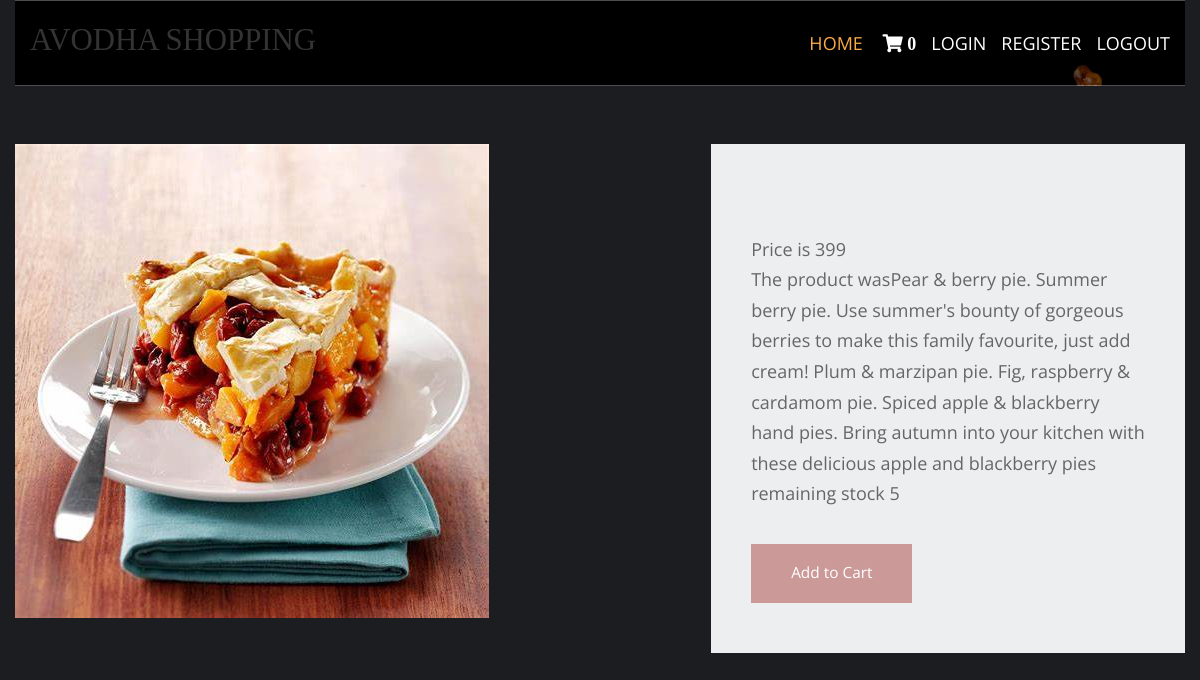
The app's page /fruit_reciepes/fruit_pie with its own data.
### shop/models.py (models this page shows, shortened)
class products(models.Model):
        name = models.CharField(max_length=250, unique=True)
        slug = models.SlugField(max_length=250,unique=True)
        img=models.ImageField(upload_to='product')
        desc=models.TextField()
        stock=models.IntegerField()
        available=models.BooleanField()
        price=models.IntegerField()
        category=models.ForeignKey(Categ,on_delete=models.CASCADE)

### shop/views.py (the view)
# urls.py: path('<slug:c_slug>/<slug:product_slug>',views.prodDetails,name='details'),
def prodDetails(request,c_slug,product_slug):
    try:
        prod=products.objects.get(category__slug=c_slug,slug=product_slug)
    except Exception as e:
        raise e
    return render(request,'item.html',{'pr':prod})

### cart/context_processor.py (called while the page is built)
def count(request):
    item_count=0
    if 'admin' in request.path:
        return {}
    else:
        try:
            ct=cartlist.objects.filter(cart_id=c_id(request))
            cti=item.objects.all().filter(cart=ct[:1])
            for c in cti:
                item_count += c.quan
        except cartlist.DoesNotExist:
            item_count=0
        return dict(itc=item_count)

### cart/views.py (called while the page is built)
def c_id(request):
    ct_id=request.session.session_key
    if not ct_id:
        ct_id=request.session.create()
    return ct_id

### templates/item.html (shortened to what this page needs)
{% extends 'base.html' %}
{% load static %}
{% block content %}
<head>
    <link href="{% static 'pr/fontawesome/css/all.min.css' %}" rel="stylesheet" />
    <link href="{% static 'pr/css/templatemo-comparto.css'%}" rel="stylesheet" />
</head>
<body>
  <br><br>
        <section class="tm-mb-1" id="about">
            <div class="tm-row tm-about-row">
                <div class="tm-section-1-l">
                    <img src={{pr.img.url}} alt="About image" class="tm-img-responsive">
                </div>
                <article class="tm-section-1-r tm-bg-color-8">
                    <p>Price is {{pr.price}} <br> The product was{{pr.desc}}
                        <br> remaining stock {{pr.stock }}
                    </p>
                {% if pr.stock <= 0 %}
                    <h1 style="color:red"> Sorry NO Stock Available</h1>
                {% else %}
                    <a href="{% url 'addcart' pr.id %}" class="tm-btn tm-btn-1 tm-link-to-services">Add to Cart</a>
                {% endif %}
                </article>
            </div>
        </section>
</body>
</html>
{% endblock %}

### static/hm/layout/styles/layout.css (style rules this page uses)
*, *::before, *::after { transition:all .3s ease-in-out; }
body { color:#A5A6AA; background-color:#1C1D21; }
a { color:#FBAB45; }

### static/pr/css/templatemo-comparto.css (style rules this page uses)
*, *::before, *::after { box-sizing: border-box; outline: none; }
ul, h1, h2, h3, h4, p, figure { padding: 0; margin: 0; }
body { font-family: 'Open Sans', Arial, sans-serif; font-size: 18px; overflow-x: hidden; padding-left: 15px; padding-right: 15px; margin: 0; }
a { transition: all 0.3s ease; text-decoration: none; }
p { color: #666; line-height: 1.7; margin-bottom: 35px; }
.tm-mb-1 { margin-bottom: 20px; }
.tm-bg-color-8 { background-color: #EDEEEF; }
.tm-img-responsive { max-width: 100%; height: auto; }
.tm-section-1-l { width: 57.85%; margin-right: 1.65%; }
.tm-section-1-r { padding: 50px 40px; width: 40.5%; }
.tm-row { display: flex; }
.tm-btn { display: inline-block; padding: 15px 40px; font-size: 1.1rem; border: none; background-color: #CC9999; color: white; }
a { color: #666; }

### static/hm/layout/styles/framework.css (style rules this page uses)
html { overflow-y:scroll; overflow-x:hidden; }
html, body { margin:0; padding:0; font-size:14px; line-height:1.6em; }
*, *::before, *::after { box-sizing:border-box; }
a { outline:none; text-decoration:none; }
img { width:auto; max-width:100%; height:auto; margin:0; padding:0; border:none; line-height:normal; vertical-align:middle; }
body, input, textarea, select { font-family:Verdana, Geneva, sans-serif; }
::placeholder { opacity:1; }
address, article, aside, figcaption, figure, footer, header, main, nav, section { display:block; margin:0; padding:0; }

### records on screen
products: img (picture), price "399", desc "Pear & berry pie. Summer berry pie. Use summer's bounty of gorgeous berries to make this family favourite, just add cream! Plum & marzipan pie. Fig, raspberry & cardamom pie. Spiced apple & blackberry hand pies. Bring autumn into your kitchen with these delicious apple and blackberry pies", stock "5"

### other values on screen
{{ itc }} "0"
